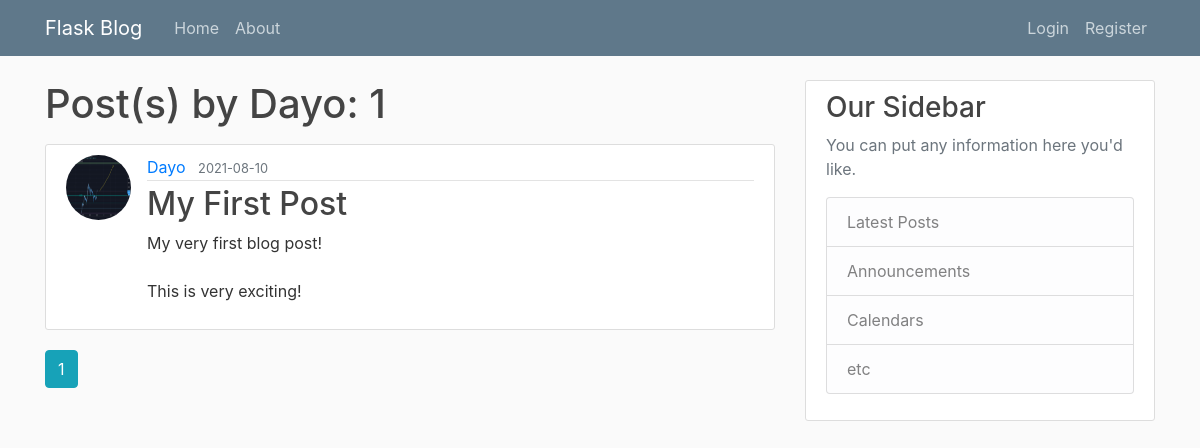
/user/Dayo, run on an earlier commit of the app's database.
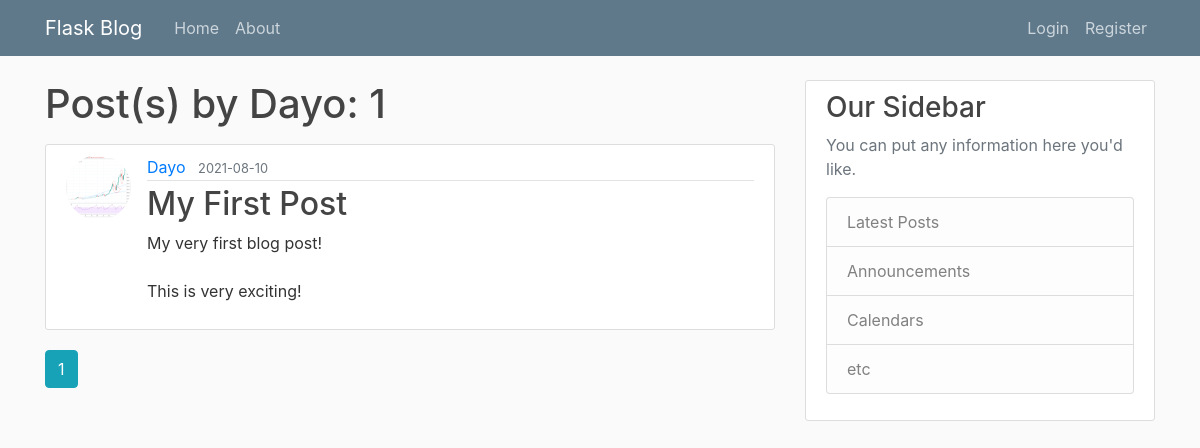
And on a later commit of the database.
### flaskblog/models.py (models this page shows, shortened)
class Post(db.Model):
    id = db.Column(db.Integer, primary_key=True)
    title = db.Column(db.String(100), nullable=False)
    date_posted = db.Column(db.DateTime, nullable=False, default=datetime.utcnow)
    content = db.Column(db.Text, nullable=False)
    user_id = db.Column(db.Integer, db.ForeignKey('user.id'), nullable=False)

class User(db.Model, UserMixin):
    id = db.Column(db.Integer, primary_key=True)
    username = db.Column(db.String(20), unique=True, nullable=False)
    email = db.Column(db.String(120), unique=True, nullable=False)
    image_file = db.Column(db.String(20), nullable=False, default='default.jpg')
    password = db.Column(db.String(60), nullable=False)
    posts = db.relationship('Post', backref='author', lazy=True)

### flaskblog/users/routes.py (the view)
@users.route("/user/<string:username>")
def user_posts(username):
    page = request.args.get('page', 1, type=int)
    user = User.query.filter_by(username=username).first_or_404()
    posts = Post.query.filter_by(author=user).order_by(Post.date_posted.desc()).paginate(page=page, per_page=5)
    return render_template("user_posts.html", posts=posts, user=user)

### flaskblog/templates/user_posts.html
{% extends "layout.html" %}
{% block content %}
    <h1 class="mb-3">Post(s) by {{ user.username }}: {{ posts.total }}</h1>
    {% for post in posts.items %}
    <article class="media content-section">
        <img class="rounded-circle article-img" src="{{ url_for('static', filename='profile_pics/' + post.author.image_file) }}">
        <div class="media-body">
            <div class="article-metadata">
                <a href="{{ url_for('users.user_posts', username=post.author.username) }}" class="mr-2">{{ post.author.username }}</a>
                <small class="text-muted">{{ post.date_posted.strftime('%Y-%m-%d') }}</small>
            </div>
            <h2><a href="{{ url_for('posts.post', post_id=post.id) }}" class="article-title">{{ post.title }}</a></h2>
            <p class="article-content">{{ post.content }}</p>
        </div>
    </article>
    {% endfor %}
    {% for page_num in posts.iter_pages(left_edge=1, right_edge=1, left_current=1, right_current=2) %}
        {% if page_num %}
            {% if posts.page == page_num %}
                <a class="btn btn-info mb-4" href="{{ url_for('users.user_posts', username=user.username, page=page_num) }}">{{ page_num }}</a>
            {% else %}
                <a class="btn btn-outline-info mb-4" href="{{ url_for('users.user_posts', username=user.username, page=page_num) }}">{{ page_num }}</a>
            {% endif %}
        {% else %}
            ...
        {% endif %}
    {% endfor %}
{% endblock %}

What changed in the data, as far as the page shows it:
changed through a linked row, Post "My First Post": image_file: a different picture
